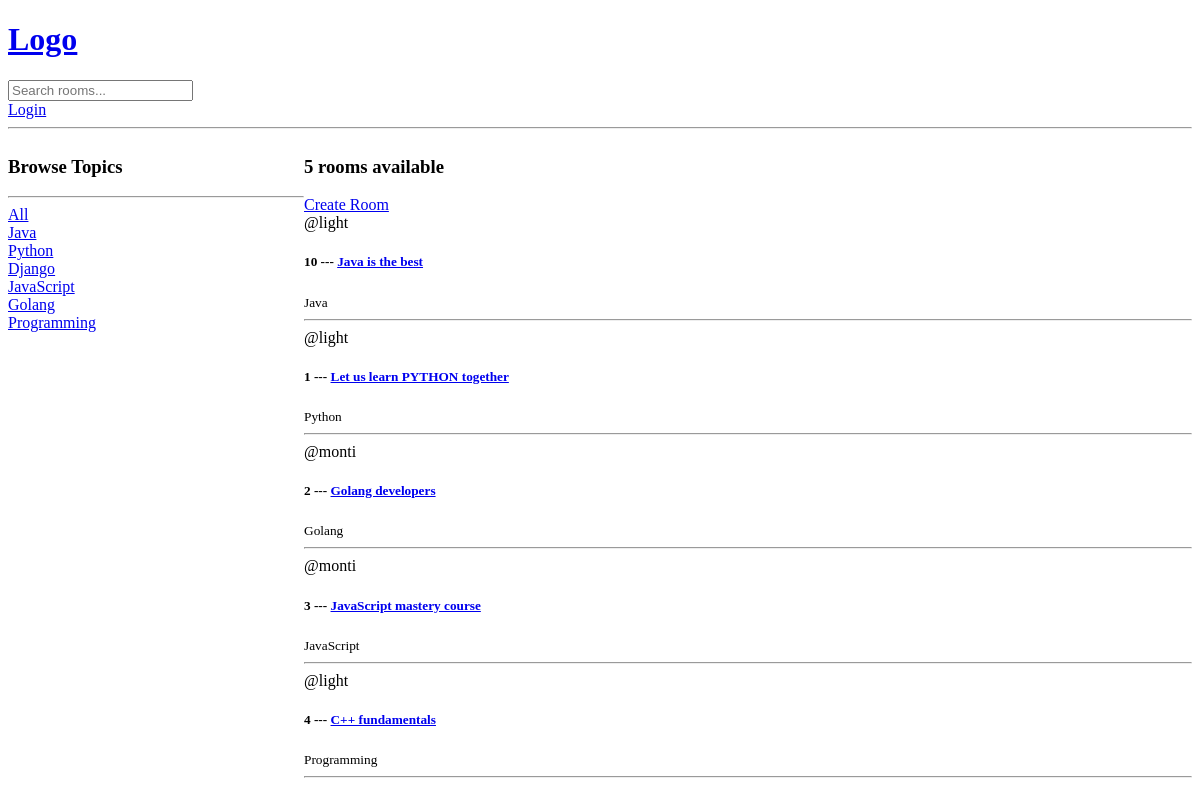
The app's page /, older data.
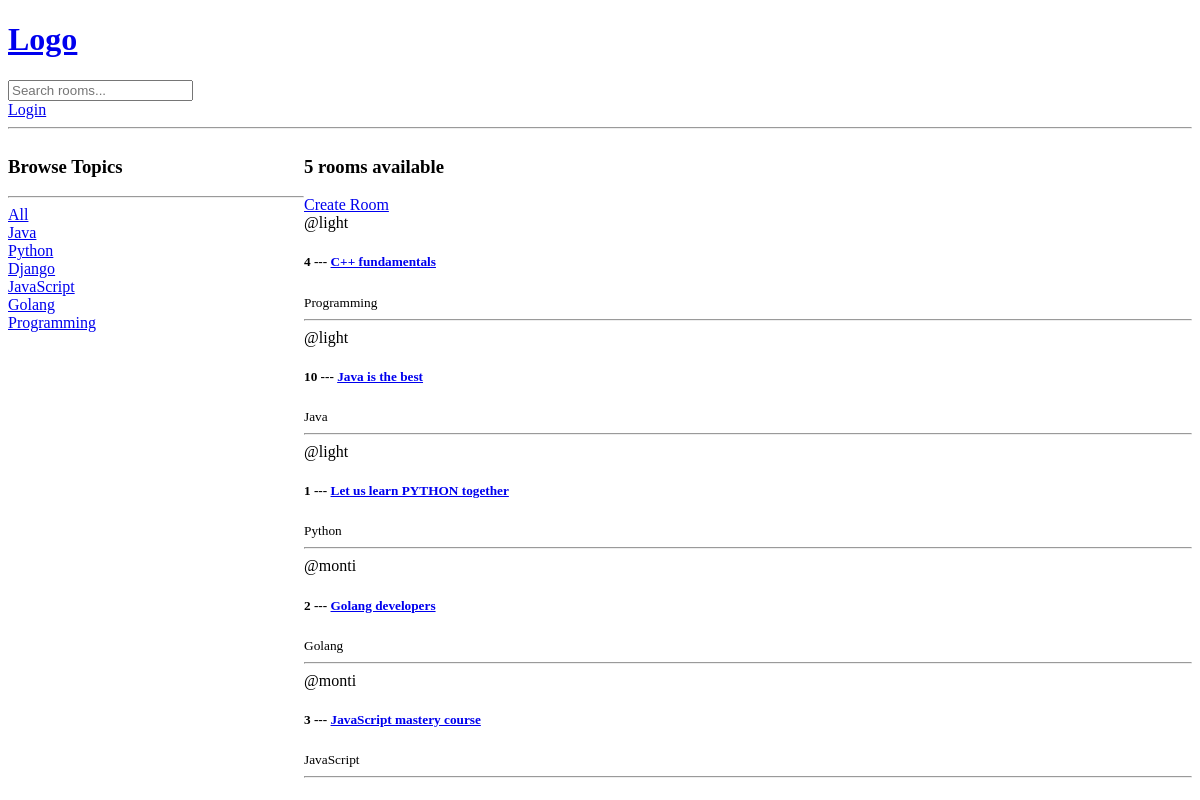
The same page, newer data.
### base/models.py (models this page shows, shortened)
class Topic(models.Model):
    name = models.CharField(max_length=200)
    def __str__(self):
        return self.name

class Room(models.Model):
    host = models.ForeignKey(User, on_delete=models.SET_NULL, null=True)
    topic = models.ForeignKey(Topic, on_delete=models.SET_NULL, null=True)
    name = models.CharField(max_length=200)
    description = models.TextField(null=True, blank=True)
    participants = models.ManyToManyField(User, related_name='participants', blank=True)
    updated = models.DateTimeField(auto_now=True)
    created = models.DateTimeField(auto_now_add=True)
    class Meta:
        ordering = ['-updated', '-created']

### base/views.py (the view)
# urls.py: path('', views.home, name="home"),
def home(request: any) -> HttpResponse:
    query = request.GET.get('q') if request.GET.get('q') != None else ''
    rooms = Room.objects.filter(
        Q(topic__name__contains = query) |
        Q(name__contains = query) |
        Q(description__contains = query)
    )
    topics = Topic.objects.all()
    room_count = rooms.count()
    room_messages = Message.objects.filter(Q(room__topic__name__icontains=query))
    context = {
        'rooms' : rooms,
        'topics' : topics,
        'room_count' : room_count,
        'room_messages' : room_messages
    }
    return render(request, 'base/home.html', context)

### base/templates/base/home.html (shortened to what this page needs)
{% extends 'main.html' %}
{% block content %}
<div class="home-container">
    <div>
        <h3>Browse Topics</h3>
        <hr>
        <div>
            <a href="{% url 'home' %}">All </a>
        </div>
        {% for topic in topics %}
            <div>
                <a href="{% url 'home' %}?q={{ topic.name }}">{{ topic.name }}</a>
            </div>
        {% endfor %}
    </div>
    <div>
        <h3>{{ room_count }} rooms available</h3>
        <a href="{% url 'create-room' %}">Create Room </a>
        <div>
            {% for room in rooms %}
                <span>@{{ room.host.username }}</span>
                <h5>{{ room.id }} --- <a href="{% url 'room' room.id %}">{{ room.name }}</a></h5>
                <small>{{ room.topic }}</small>
                <hr>
            {% endfor %}
        </div>
    </div>
</div>
{% endblock %}

Row changes from the older to the newer data that the page shows:
changed Room "C++ fundamentals": moves up the list
